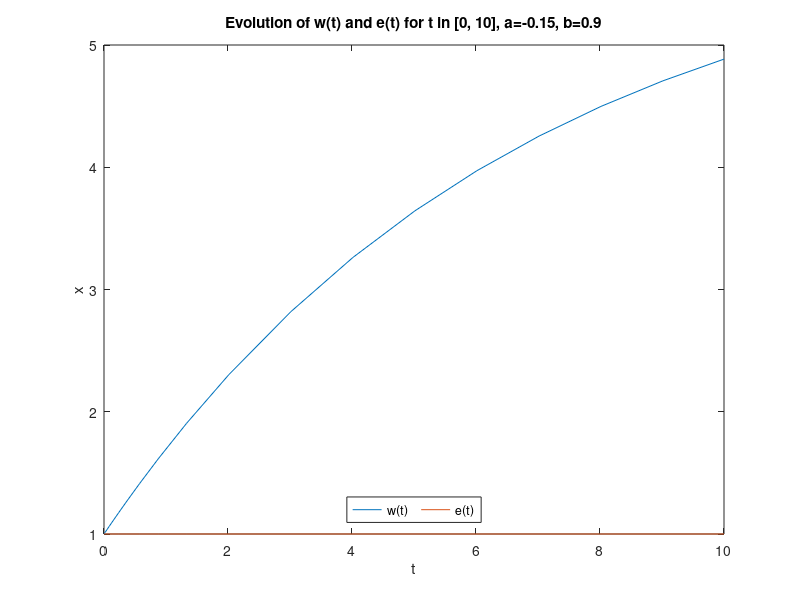
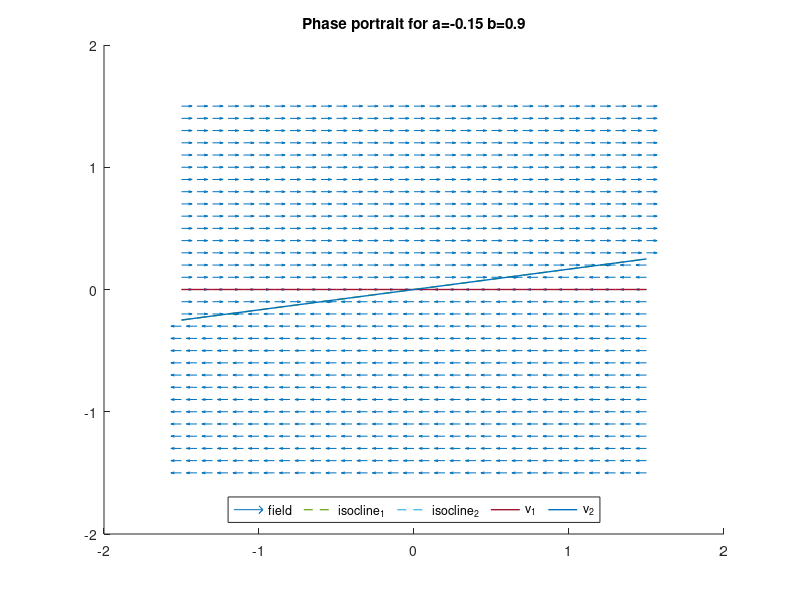
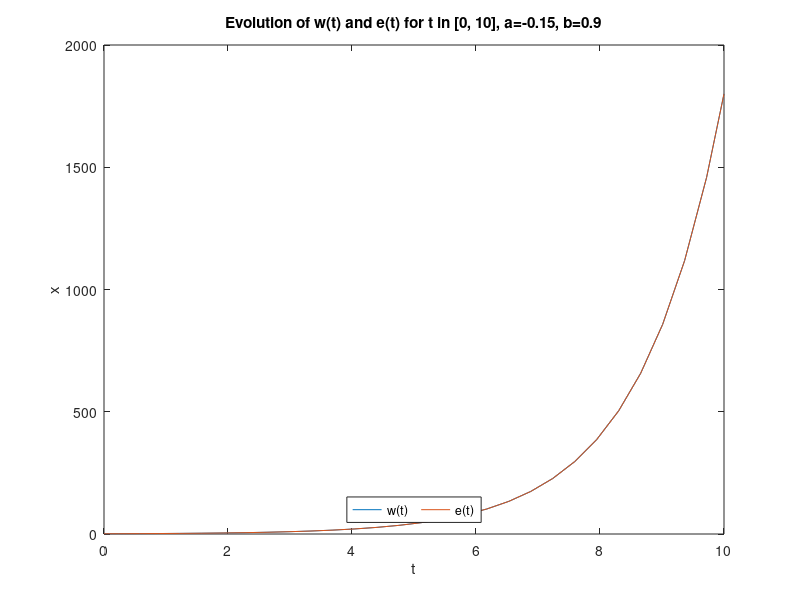
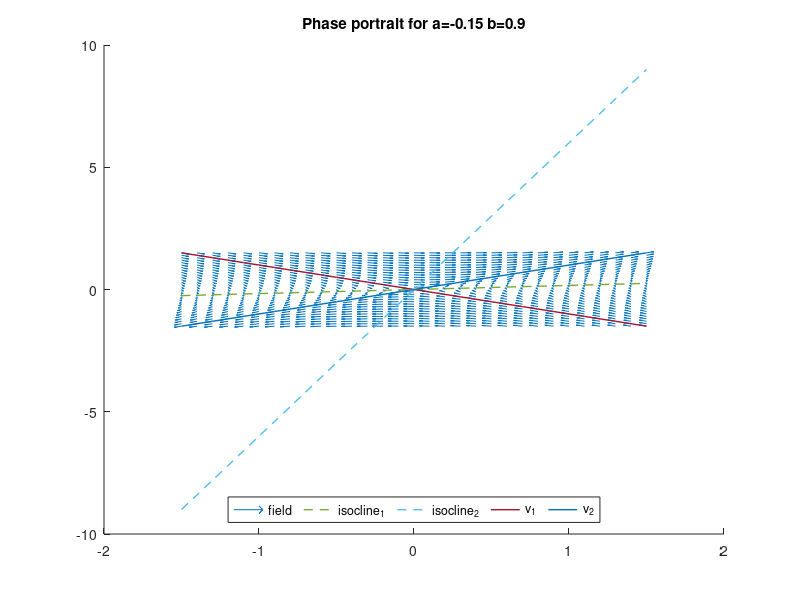

Reproduce these figures in MATLAB, in order.

tspan = [0,10];

# love equation function
function [t,x] = system_simulation(A, tspan, y0)
    ode_sys = @(t,x) [A(1,1)*x(1)+A(1,2)*x(2);A(2,1)*x(1)+A(2,2)*x(2)]; # Definition system
    [t,x] = ode23(ode_sys, tspan, y0); # Resolution system
endfunction

# Calculer les isoclines
function [isocline_1,isocline_2] = compute_isoclines(A,line_range)
    isocline_1 = -(A(1,1)/A(1,2)) * line_range;
    isocline_2 = -(A(2,1)/A(2,2)) * line_range;
endfunction

function [line_range,isocline_1,isocline_2] = plot_isoclines(A)
    line_range = -1.5:.1:1.5;
    [isocline_1,isocline_2] = compute_isoclines(A,line_range);
endfunction

# eigenlines
function [eigenline_1,eigenline_2,V] = compute_eigenlines(A,line_range)
    [V,L] = eig(A);
    eigenline_1 = (V(2,1)/V(1,1)) * line_range;
    eigenline_2 = (V(2,2)/V(1,2)) * line_range;
endfunction

function [line_range,eigenline_1,eigenline_2] = plot_eigenlines(A)
    line_range = -1.5:.1:1.5;
    [eigenline_1,eigenline_2,V] = compute_eigenlines(A,line_range);
endfunction

# 4. Portrait de phase complet
function [x1,x2,x1p,x2p] = plot_portrait_phase_complete(A,a,b)
    #grid for plotting
    x1range=-1.5:.1:1.5;
    x2range=-1.5:.1:1.5;
    [x1,x2] = meshgrid(x1range, x2range);

    # Define the system to plot (based on matrix A)
    x1p = A(1,1)*x1+A(1,2)*x2;
    x2p = A(2,1)*x1+A(2,2)*x2;

    #Normalize values for plotting
    norms=sqrt(x1p.^2+x2p.^2);

    [eigenline_1,eigenline_2,V] = compute_eigenlines(A,x1range);
    [isocline_1,isocline_2] = compute_isoclines(A,x1range);

    # Vector field plot
    hold on;
    quiver(x1,x2,x1p./norms,x2p./norms,0.5);
    # Isoclines
    plot(x1range,isocline_1,"linewidth",1,'LineStyle','--');
    plot(x1range,isocline_2,"linewidth",1,'LineStyle','--');
    # Vecteurs propres = droites invariantes
    plot(x1range,eigenline_1,"linewidth",1);
    plot(x1range,eigenline_2,"linewidth",1);
    titl = ["Phase portrait for a=",num2str(a)," b=",num2str(b)];
    title(titl)
    legend("field","isocline_1","isocline_2","v_1","v_2","location","south","orientation", "horizontal");
endfunction

function system_simulation_plot(A,tspan,y0,figure_number,a,b)
    [t,x] = system_simulation(A,tspan,y0);
    figure(figure_number);
    plot(t,x)
    titl = ["Evolution of w(t) and e(t) for t \in [0, 10], a=",num2str(a),", b=",num2str(b)];
    title(titl)
    xlabel("t")
    ylabel("x")
    legend("w(t)","e(t)","location","south","orientation", "horizontal");
endfunction

%function system_simulation_and_portrait_phase_and_plot(tspan,coefficient_matrices,y0)
%function system_simulation_and_portrait_phase_and_plot(tspan,y0)
function system_simulation_and_portrait_phase_and_plot(tspan)
    disp('system_simulation_and_portrait_phase_and_plot()')
    figure_number = 11
    initial_conditions_list = {[1,1]
                              %,[-1,1]
                              %,[-2,2]
                              }
    listOfTuples = {[-0.15,0.9]
                    %,[-0.15,-0.9]
                    %,[0.15,0.9]
                    %,[0.15,-0.9]
                    %,[1,0.1]
                    %,[0.1,0.1]
                    %,[-0.1,-0.1]
                    }

    fprintf('listOfTuples length : %d .\n',length(listOfTuples));
    fprintf('initial_conditions_list length : %d .\n',length(initial_conditions_list));

    for coefficient_matrix_index = 1:4
        for i = 1:length(listOfTuples)
            for ic = 1:length(initial_conditions_list)
                % Get the current initial_conditions
                fprintf('initial_conditions : %d .\n',initial_conditions_list{ic});

                y0 = initial_conditions_list{ic};
                %y0 = initial_conditions_list(ic);
                % Get the current a & b
                currentTuple = listOfTuples{i};
                %currentTuple = listOfTuples(i);

                % Extract the values from the tuple into two variables
                a = currentTuple(1);
                b = currentTuple(2);

                % print the values
                %fprintf('a : %d .\n', a);
                %fprintf('b : %d .\n', b);

                if coefficient_matrix_index == 1
                    #1
                    A = [a b;
                          0 0];
                elseif coefficient_matrix_index == 2
                    #2
                    A = [a b;
                          b a];
                elseif coefficient_matrix_index == 3
                    #3
                    A = [a b;
                          -b -a];
                elseif coefficient_matrix_index == 4
                    #4
                    A = [a 0;
                          b 0];
                end
                disp(A)

                system_simulation_plot(A,tspan,y0,figure_number,a,b);
                figure_number = figure_number + 1;
                # display portrait de phases
                %figure figure_number;
                figure(figure_number);
                [x1,x2,x1p,x2p] = plot_portrait_phase_complete(A,a,b);
                figure_number = figure_number + 1;
            endfor
        endfor
    endfor
endfunction


%system_simulation_and_portrait_phase_and_plot(tspan,coefficient_matrices,y0)
%system_simulation_and_portrait_phase_and_plot(tspan,y0)
system_simulation_and_portrait_phase_and_plot(tspan)
